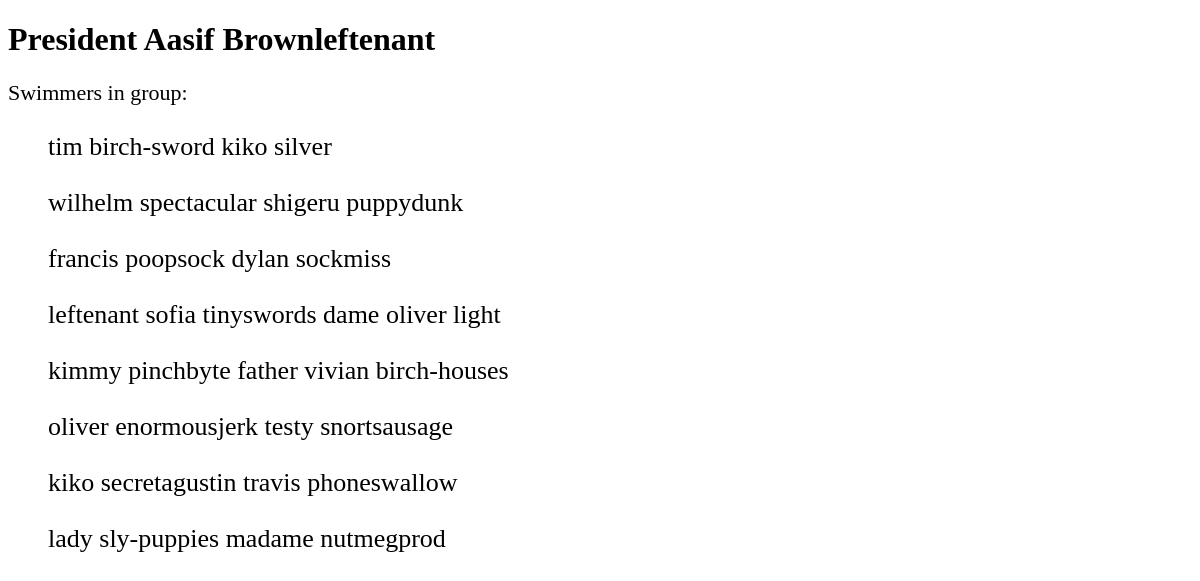
The app's page /swimming/group/5/ with its own data.
### swimming/models.py (models this page shows)
class Group(models.Model):
    class Level(models.IntegerChoices):
        Pre_swim = 1, _('Pre_swim'),
        begginers = 2, _('begginers'),
        advanced = 3, _('advanced'),
        competative = 4, _('competative')
    class AgeGroup(models.IntegerChoices):
        five_to_seven = 1, _('5-7')
        eight_to_twelve = 2, _('8-12')
        thirteen_to_eighteen = 3, _('13-18')
        above_eighteen = 4, _('18+')
    name = models.CharField(max_length = 200)
    capacity = models.IntegerField(null = True)
    level = models.IntegerField(choices = Level.choices)
    age_group = models.IntegerField(choices = AgeGroup.choices)
    coach = models.ForeignKey(Coach, on_delete = models.PROTECT, related_name = "groups")
    def __str__(self):
        return self.name.title()

class Trainee(models.Model):
    first_name = models.CharField(max_length = 200)
    last_name = models.CharField(max_length = 200)
    gender = models.CharField(max_length = 200)
    birth_date = models.DateField(null = True)
    group = models.ForeignKey(Group, on_delete = models.PROTECT, related_name = "trainees")
    def __str__(self) :
        return f"{self.first_name} {self.last_name}"

### swimming/views.py (the view)
# urls.py: path('group/<int:group_id>/', views.group_detail, name = 'group_detail'),
def group_detail(request, group_id):
    group = get_object_or_404(Group, pk=group_id)
    members = group.trainees.all()
    return render(request, "swimming/group.html", {
        "group": group,
        "members": members
    })

### swimming/templates/swimming/group.html (shortened to what this page needs)
{% load static %}
<!DOCTYPE html>
<html lang="en">
<head>
    <link rel="stylesheet" href="{% static 'css/style.css' %}">
</head>
<body>
<h1>{{ group }}</h1>
<dl>
<dt>Swimmers in group:</dt>
{% for member in members %}
    <dd>{{ member }}</dd>
{% endfor %}
</dl>
</body>
</html>

### swimming/static/css/style.css (style rules this page uses)
dt { margin-bottom: 1em; margin-top: 1em; font-size: 22px; }
dd { margin-top: 1em; font-size: 26px; }

### records on screen
Group: name "President Aasif Brownleftenant"
Trainee: first_name+last_name "tim birch-sword kiko silver"
Trainee: first_name+last_name "wilhelm spectacular shigeru puppydunk"
Trainee: first_name+last_name "francis poopsock dylan sockmiss"
Trainee: first_name+last_name "leftenant sofia tinyswords dame oliver light"
Trainee: first_name+last_name "kimmy pinchbyte father vivian birch-houses"
Trainee: first_name+last_name "oliver enormousjerk testy snortsausage"
Trainee: first_name+last_name "kiko secretagustin travis phoneswallow"
Trainee: first_name+last_name "lady sly-puppies madame nutmegprod"
